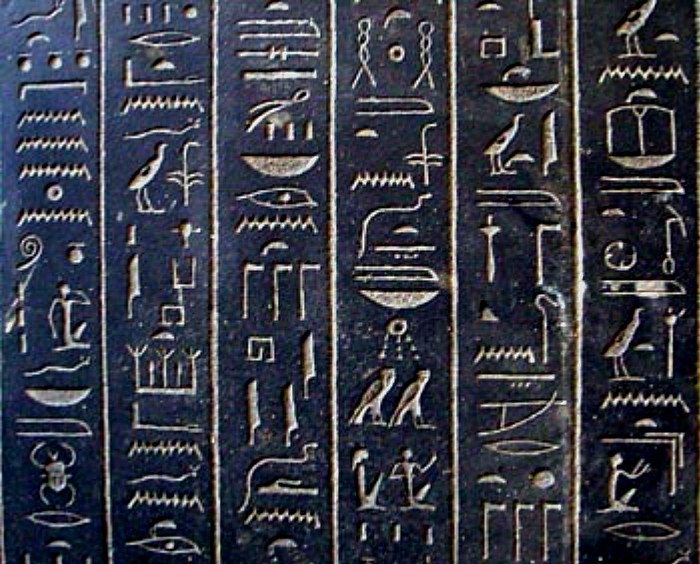
#> input picture OLD/dbscan_OLD/picture.jpg, 700 x 564 px; its folder holds only this picture in this run
$ python -i tripletHiero.py   (imports and definitions only)
#> lines starting #> are read from the running program, lines starting #| are printed output that depends on the picture
import os
import pandas
import numpy as np
import random
#from PIL import Image

import numpy as np
from scipy.ndimage import imread

path="/Users/fgimbert/Documents/Dataset/Manual/Preprocessed/"


# [92 lines left out: functions loadData, loadTriplets, not called in this run]


def loadPictures(data):

    N_hieros = len(data)
    repertory, file = data['anchor'][0].split("_")
    label=str(data['label'][0])

    picture="/Users/fgimbert/Documents/Dataset/Manual/Preprocessed/"+str(repertory)+"/"+str(file)+"_"+label+".png"

    #im = Image.open(picture)


    #img_x=im.size[0]
    #img_y=im.size[1]

    img_x=50
    img_y=75

    anchor, positive, negative = np.zeros((N_hieros,img_x*img_y)),np.zeros((N_hieros,img_x*img_y)),np.zeros((N_hieros,img_x*img_y))
    labels_true = []
    labels_wrong= []


    for index, row in data.iterrows():

        repertory, file = row['anchor'].split("_")
        label = row['label']
        picture = "/Users/fgimbert/Documents/Dataset/Manual/Preprocessed/" + str(repertory) + "/" + str(
            file) + "_" + str(label) + ".png"
        labels_true.append(label)
        anchor[index]=imread(picture, flatten=True).reshape(1,img_x*img_y)

        repertory, file = row['positive'].split("_")
        picture = "/Users/fgimbert/Documents/Dataset/Manual/Preprocessed/" + str(repertory) + "/" + str(
            file) + "_" + str(label) + ".png"
        positive[index] = imread(picture, flatten=True).reshape(1, img_x * img_y)

        repertory, file = row['negative'].split("_")
        label = row['neg_label']
        picture = "/Users/fgimbert/Documents/Dataset/Manual/Preprocessed/" + str(repertory) + "/" + str(
            file) + "_" + str(label) + ".png"
        labels_wrong.append(label)
        negative[index] = imread(picture, flatten=True).reshape(1, img_x * img_y)

    return [anchor,positive,negative],labels_true,labels_wrong


#
#
# dataHiero,dictLabels=loadData(path)
#
# print(dataHiero.head())
# print(len(dataHiero)," hieroglyphs !")
# print(len(dictLabels.keys())," hieroglyphs different !")
#
#
# tripletData=loadTriplets(dataHiero,dictLabels)
#
# dataset,labels_true,labels_wrong =loadPictures(tripletData)
#
# train_data=dataset[0]
#
# print(train_data.shape)

>>> import cv2
>>> picture = cv2.imread('../dbscan_OLD/picture.jpg', cv2.IMREAD_GRAYSCALE)
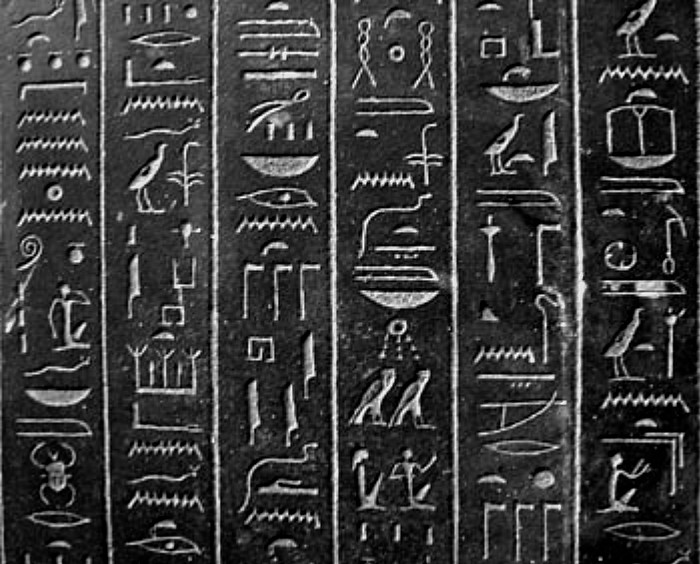
#> picture: shape (564, 700); min 0, max 255, mean 59.1
>>> result = loadPictures(picture)
#> in loadPictures, `N_hieros = len(data)`: N_hieros = 564
#> (the run stopped early here; a loop or call above may not have finished)
